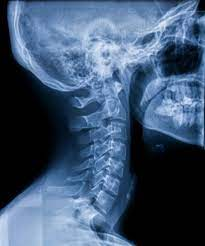
#> input picture document/101.jpg, 205 x 246 px
$ python decoyimage.py
#> lines starting #> are read from the running program, lines starting #| are printed output that depends on the picture
import cv2
import imutils
import numpy as np

import tkinter as tk
from tkinter import filedialog
from PIL import Image


def changeImageSize(maxWidth, maxHeight,image):
    widthRatio= maxWidth/image.size[0]
    heightRatio= maxHeight/image.size[1]

    newHeight=int(heightRatio*image.size[0])
    newWidth=int(widthRatio*image.size[1])
    newImage=image.resize((newHeight, newWidth))

    return newImage

realimage=cv2.imread("101.jpg")
#> realimage is the input picture: shape (246, 205, 3); mean B, G, R 113.1, 86.2, 64.5
resized = cv2.resize(realimage, (700, 700))
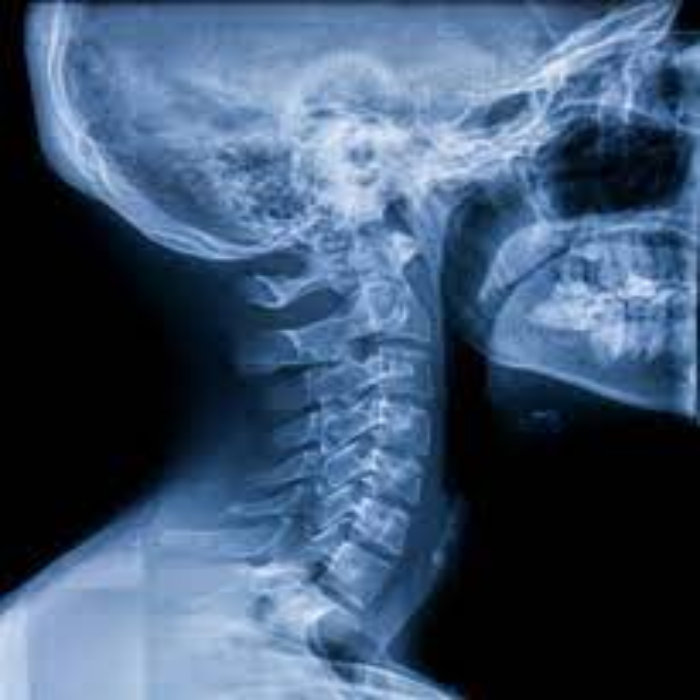
#> resized: shape (700, 700, 3); mean B, G, R 113, 86.1, 64.4
#cv2.imshow("Original Image",resized)

flipped=cv2.flip(realimage,1)
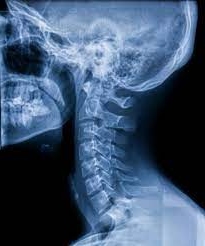
#> flipped: shape (246, 205, 3); mean B, G, R 113.1, 86.2, 64.5
pil_A= Image.fromarray(realimage)
pil_B= Image.fromarray(flipped)

resizedpil_A=changeImageSize(400,400,pil_A)
#> in changeImageSize, `newImage=image.resize((newHeight, newWidth))`:
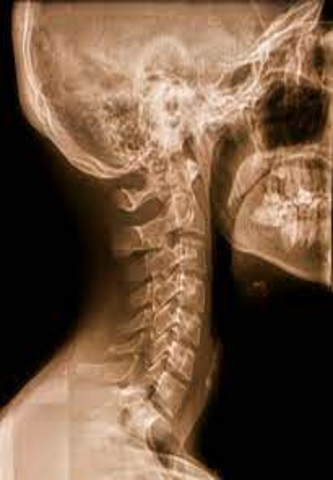
#> newImage: PIL image 333x480 RGB; mean R, G, B 113.1, 86.2, 64.5
resizedpil_B=changeImageSize(400,400,pil_B)
#> call 2 of changeImageSize, with maxWidth = 400, maxHeight = 400
#> in changeImageSize (call 2), `newImage=image.resize((newHeight, newWidth))`:
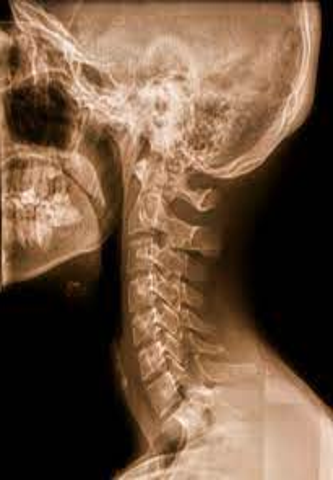
#> newImage: PIL image 333x480 RGB; mean R, G, B 113.1, 86.2, 64.5

resizedpil_A=resizedpil_A.convert("RGBA")
resizedpil_B=resizedpil_B.convert("RGBA")

alphaBlended= Image.blend(resizedpil_A,resizedpil_B,alpha=.50)
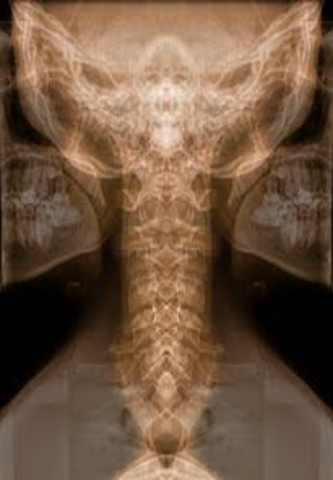
#> alphaBlended: PIL image 333x480 RGBA; mean R, G, B, A 112.9, 86, 64.3, 255
open_cv_image= np.array(alphaBlended)
grayimage=cv2.cvtColor(open_cv_image, cv2.COLOR_BGR2GRAY)
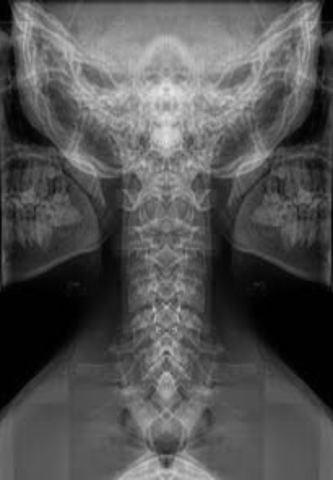
#> grayimage: shape (480, 333); min 0, max 229, mean 82.6


#> (the run stopped early here; a loop or call above may not have finished)

$ run again, with document/DecoyImage.jpg copied over document/101.jpg
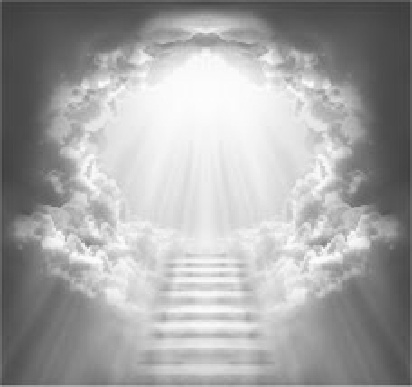
#> input picture document/DecoyImage.jpg, 412 x 387 px
#> realimage is the input picture: shape (387, 412, 3); min 60, max 255, mean 165
#> `resized = cv2.resize(realimage, (700, 700))`:
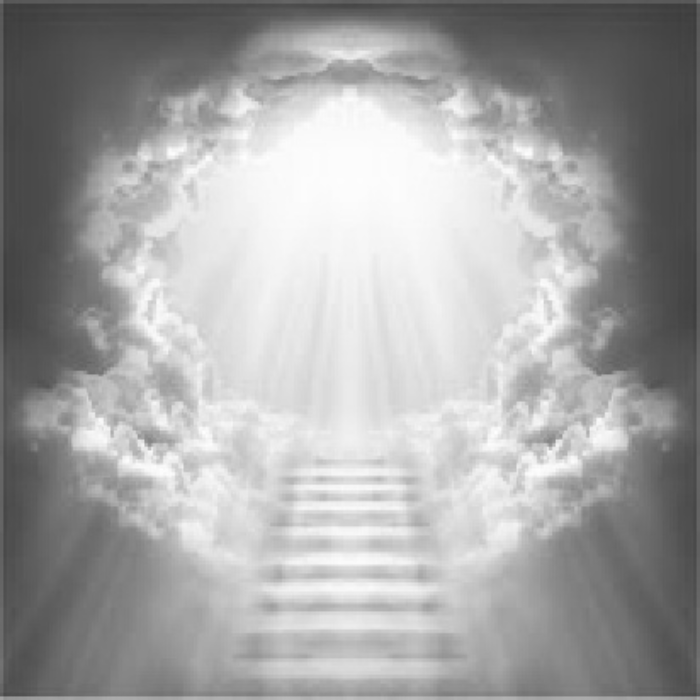
#> resized: shape (700, 700, 3); min 60, max 254, mean 164.9
#> in changeImageSize, `newImage=image.resize((newHeight, newWidth))`:
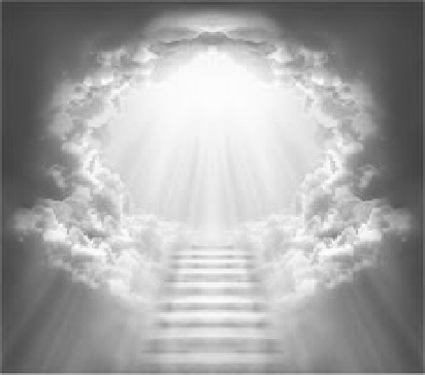
#> newImage: PIL image 425x375 RGB; min 60, max 255, mean 165
